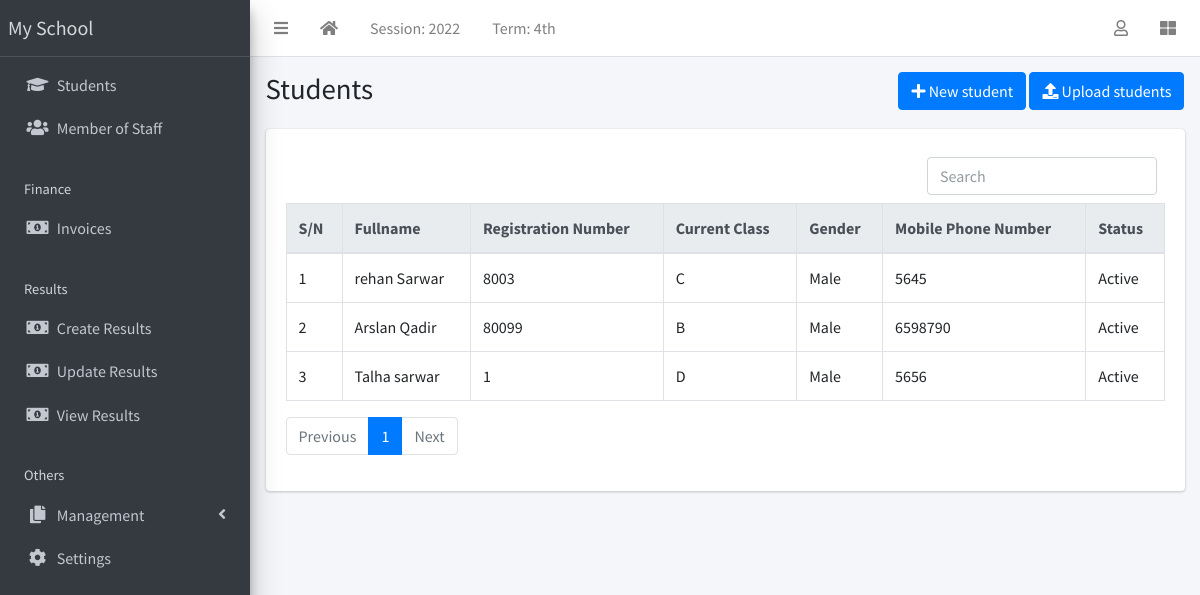
The app's page /appURL/studentrecord/ with its own data.
### schoolapp/models.py (models this page shows, shortened)
class Student(models.Model):
    statuschoice = [
        ('Active','Active'),
        ('Inactive','Inactive'),
    ]
    genders = [
        ('Male','Male'),
        ('Female','Female'),
    ]
    id = models.AutoField(primary_key=True)
    status = models.CharField(max_length=100,choices=statuschoice,default='Active')
    registeration_number = models.CharField(max_length=1200,unique=True)
    first_name = models.CharField(max_length=500)
    sur_name = models.CharField(max_length=500)
    other_name = models.CharField(max_length=500, blank=True,null=True)
    gender = models.CharField(max_length=300,choices=genders,default='Male')
    date_of_birth = models.DateField()
    classnameS = models.ForeignKey(Class, on_delete=models.CASCADE, related_name="classS")
    date_of_addmission = models.DateField()
    mobile_no = models.IntegerField(null=True, blank=True,unique=True)
    address = models.TextField(null=True, blank=True)
    others = models.TextField(null=True, blank=True)
    passport = models.ImageField(upload_to='home/images',null=True, blank=True)

class Class(models.Model):
    classname = models.CharField(max_length=400)
    def __str__(self):
        return self.classname

### schoolapp/views.py (the view)
# urls.py: path('studentrecord/', views.StudentRecord,name="studentrecord"),
def StudentRecord(request):
    ctx = {}
    query = request.GET.get("q")
    if query:
        first_name = Student.objects.filter(first_name__icontains=query)
        sur_name = Student.objects.filter(sur_name__icontains=query)
        other_name = Student.objects.filter(other_name__icontains=query)
        gender = Student.objects.filter(gender__icontains=query)
        classnameS = Student.objects.filter(classnameS__classname__contains=query)
        registeration_number = Student.objects.filter(registeration_number__icontains=query)
        status = Student.objects.filter(status__icontains=query)
        mobile_no = Student.objects.filter(mobile_no__icontains=query)
        address = Student.objects.filter(address__icontains=query)
        others = Student.objects.filter(others__icontains=query)
        allStudent = first_name.union(sur_name, other_name, gender, classnameS, registeration_number, status,
                                          mobile_no, address, others)
        page = request.GET.get('page', 1)
        paginator = Paginator(allStudent, 10)
        try:
            users = paginator.page(page)
        except PageNotAnInteger:
            users = paginator.page(1)
        except EmptyPage:
            users = paginator.page(paginator.num_pages)
    else:
        allStudent = Student.objects.all()
        page = request.GET.get('page', 1)
        paginator = Paginator(allStudent, 10)
        try:
            users = paginator.page(page)
        except PageNotAnInteger:
            users = paginator.page(1)
        except EmptyPage:
            users = paginator.page(paginator.num_pages)
    ctx["allStudent"] = users
    if is_ajax(request=request):
        html = render_to_string(template_name="schoolapp/ajax_student_record.html", context={"allStudent": allStudent})
        data_dict = {"html_from_view": html}
        return JsonResponse(data=data_dict, safe=False)
    return render(request,"schoolapp/student.html",ctx)

### schoolapp/views.py (called while the page is built)
def is_ajax(request):
    return request.META.get('HTTP_X_REQUESTED_WITH') == 'XMLHttpRequest'

### schoolapp/templates/schoolapp/student.html (shortened to what this page needs)
{% extends 'base.html' %}
{% block body %}
		<div class="content-wrapper">
      <section class="content-header">
        <div class="container-fluid">
          <div class="row mb-1">
            <div class="col-sm-8">
              <h1>Students</h1>
            </div>
            <div class="col-sm-4">
              <ol class="breadcrumb float-sm-right">
                <li class="breadcrumb-item">
          <a class="btn btn-primary" href="/appURL/createstudent/"><i
    class="fas fa-plus"></i> New student</a>
<a class="btn btn-primary" href="/appURL/uploadstudent/"><i
    class="fas fa-upload"></i> Upload students</a>
</li>
              </ol>
            </div>
          </div>
        </div>
      </section>
      <section class="content">
        <div class="container-fluid">
          <div class="row">
            <div class="col-md-12">
              <div class="card">
                <div class="card-body">
                  <div class="row">
                    <div class="col">
                      <div class="offset-md-8 col-md-4">
                      	<form class="my-2 mx-5 mr-auto">
            <input class="form-control mr-sm-2" type="text" placeholder="Search" aria-label="Search" id="user-input">
          </form>
                      </div>
  <div class="table-responsive">
    <table id="userTable" class="table table-bordered table-hover" data-page-length='100'>
      {% include 'schoolapp/ajax_student_record.html' %}
    </table>
  </div>
   <nav aria-label="Page navigation example">
  <ul class="pagination">
     {% if allStudent.has_previous %}
      <li class="page-item"><a class="page-link" href="?page={{ allStudent.previous_page_number}}">Previous</a></li>
    {% else %}
      <li class="disabled page-item"><a class="page-link">Previous</a></li>
    {% endif %}
    {% for i in allStudent.paginator.page_range %}
      {% if allStudent.number == i %}
        <li class="active page-item"><a class="page-link">{{ i }}</a> <span class="sr-only">(current)</span></span></li>
      {% else %}
        <li class="page-item"><a class="page-link" href="?page={{ i }}">{{ i }}</a></li>
      {% endif %}
    {% endfor %}
    {% if allStudent.has_next %}
      <li class="page-item"><a class="page-link" href="?page={{ allStudent.next_page_number }}">Next</a></li>
    {% else %}
      <li class="disabled page-item"><a class="page-link">Next</a></li>
    {% endif %}
  </ul>
</nav>
                    </div>
                  </div>
                </div>
              </div>
            </div>
          </div>
        </div>
      </section>
    </div>
		{% endblock body %}

### schoolapp/templates/schoolapp/ajax_student_record.html
<thead class="thead-light">
    <tr>
      <th>S/N</th>
      <th>Fullname</th>
      <th>Registration Number</th>
      <th>Current Class</th>
      <th>Gender</th>
      <th>Mobile Phone Number</th>
      <th>Status</th>
    </tr>
  </thead>
  <tbody>
      {% for stu in allStudent %}
    <tr class='clickable-row' data-href="/appURL/getstudentsrecord/{{stu.id}}">
        <td>{{forloop.counter}}</td>
        <td>{{stu.first_name}} {{stu.sur_name}}</td>
        <td>{{stu.registeration_number}}</td>
        <td>{{stu.classnameS}}</td>
        <td>{{stu.gender}}</td>
        <td>{{stu.mobile_no}}</td>
        <td>{{stu.status}}</td>
      </tr>
      {% endfor %}
      </tbody>

### records on screen
Student: first_name "rehan", sur_name "Sarwar", registeration_number "8003", classnameS "C", gender "Male", mobile_no "5645", status "Active"
Student: first_name "Arslan", sur_name "Qadir", registeration_number "80099", classnameS "B", gender "Male", mobile_no "6598790", status "Active"
Student: first_name "Talha", sur_name "sarwar", registeration_number "1", classnameS "D", gender "Male", mobile_no "5656", status "Active"

### other values on screen
{{ i }} "1"
